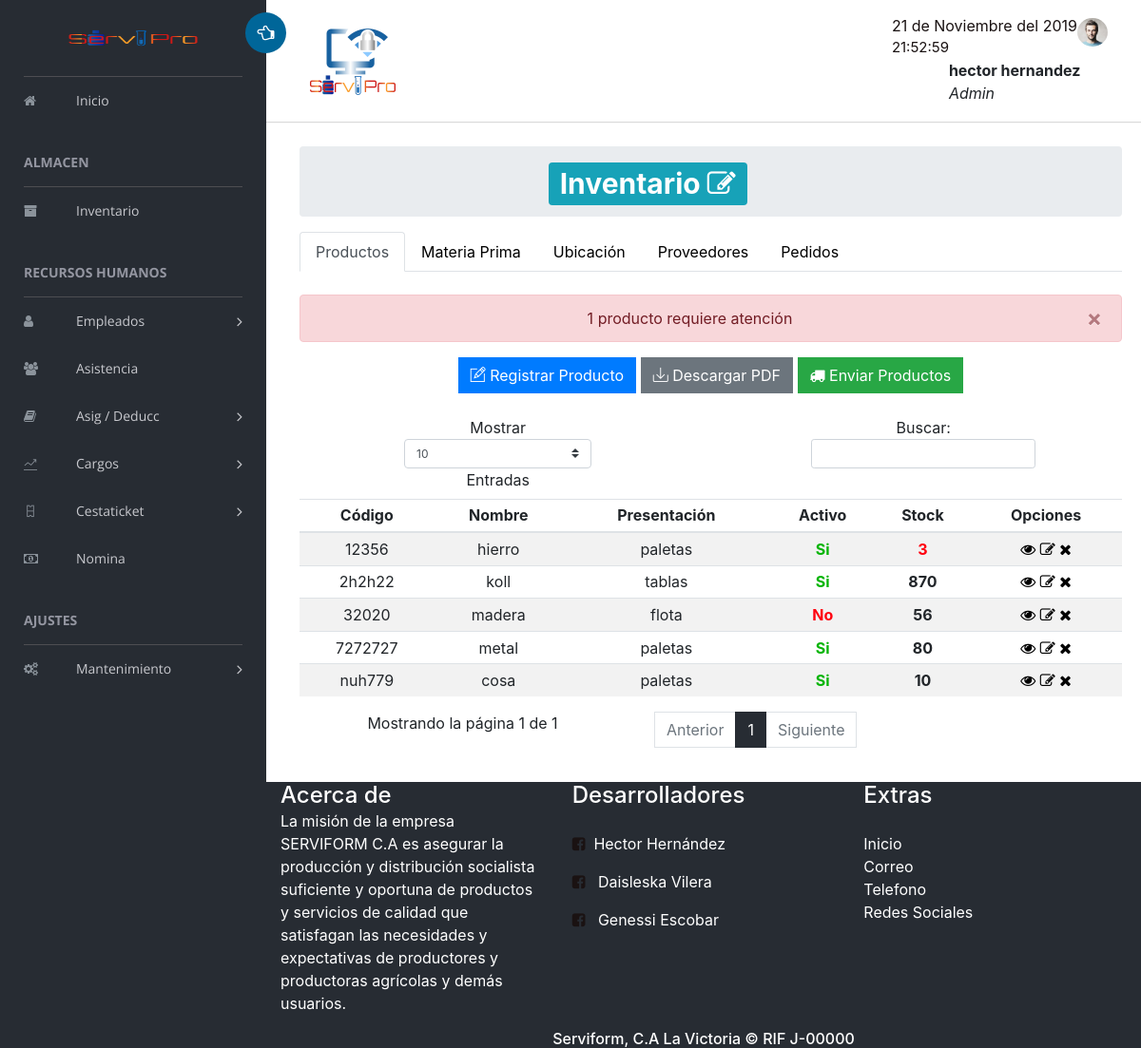
Before: /Vistas/menu/ControladorMenu.php?operacion=inventario (signed in) with the older database file.
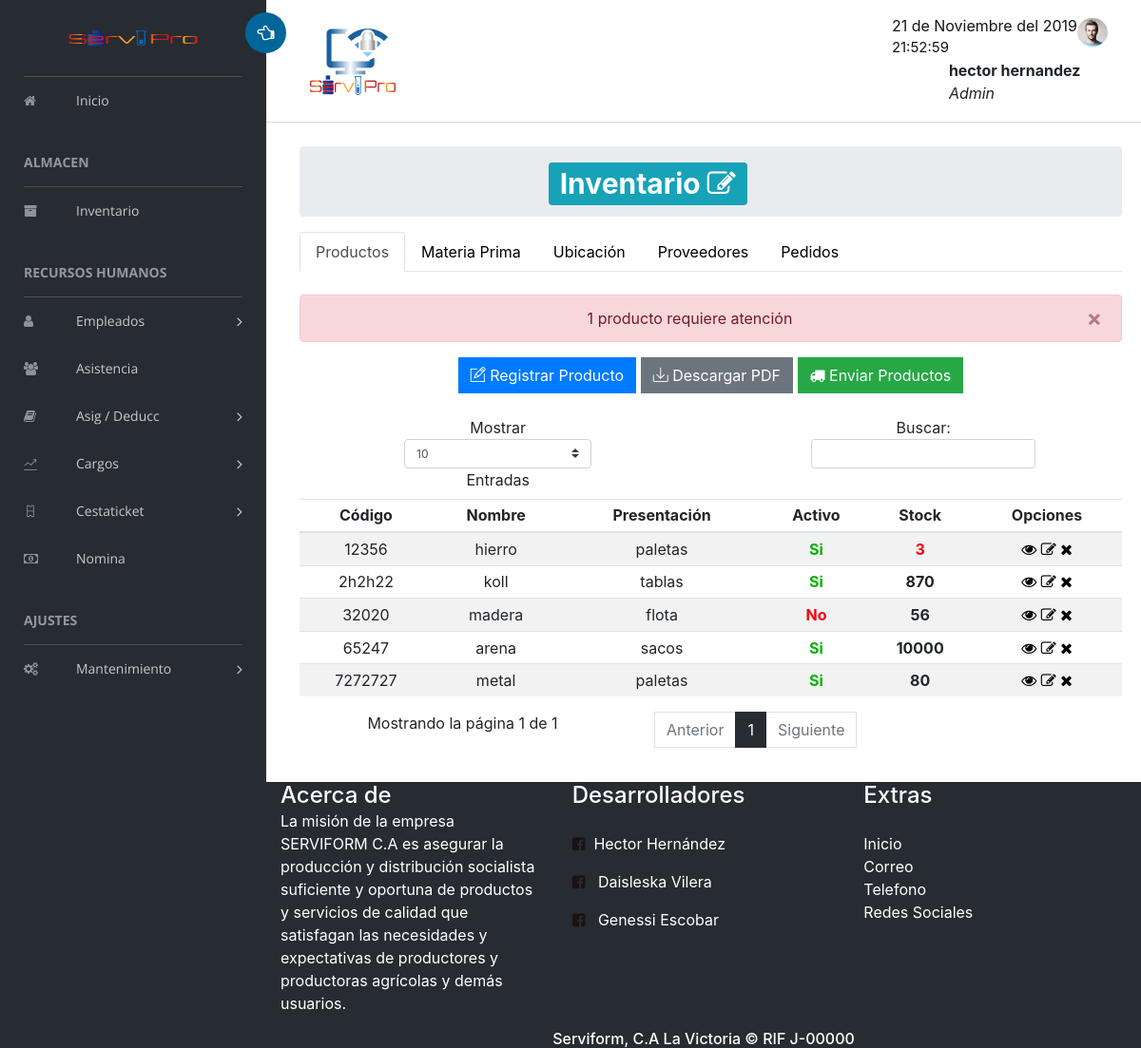
After: the same page with the newer database file.
### tables this page shows
CREATE TABLE `productos` (
  `id` int(11) NOT NULL,
  `codigo` varchar(120) NOT NULL,
  `nombre` varchar(90) NOT NULL,
  `presentacion` varchar(90) NOT NULL,
  `unidad` enum('Kgs','Lts') NOT NULL,
  `stock` int(11) NOT NULL,
  `stock_minimo` int(11) NOT NULL,
  `stock_maximo` int(11) NOT NULL,
  `borrado` enum('N','S') NOT NULL DEFAULT 'N',
  `activo` enum('S','N') NOT NULL DEFAULT 'S',
  `valor_unitario` int(11) DEFAULT NULL,
  `id_ubicacion` int(11) DEFAULT NULL
);

### Vistas/inventario/inventario.php (the view, shortened to what this page needs)
<?php
          extract($_REQUEST);
?>
<?php
include_once "../includes/menu.php";
?>
  <div class="contenido" style="padding-left: 15px">
    <div class="content-2">
    <section  class="content-header">
      <ol class="breadcrumb">
         <h1 align="center">  <span style="margin-left: 6.5cm;" class="badge badge-info">Inventario <i class="menu-icon fa fa-edit"></i> </span></h1>
      </ol>
   </section >
         <ul class="nav nav-tabs" >
          <li class="nav-item">
            <a class="nav-link active" href="inventario.php">Productos
            </a>
          </li>
          <?php
              echo '
                <li class="nav-item">
                  <a class="nav-link" href="../inventario/materiaprima.php">Materia Prima</a>
                </li>
                  <li class="nav-item">
                  <a class="nav-link " href="../inventario/ubicacion_inventario.php">Ubicación</a>
                </li><div></div>
                <li class="nav-item">
                  <a class="nav-link" href="../inventario/proveedores.php">Proveedores</a>
                </li>
                <li class="nav-item ">
                  <a class="nav-link" href="../inventario/pedidos-internos.php">Pedidos </a>
                </li>
              ';
          ?>
        </ul><br>
        <?php
          include('../../Modelos/conexion.php');
          $resultado= mysqli_query($conectar,"SELECT productos.stock FROM productos WHERE productos.stock <productos.stock_minimo AND borrado='N' AND activo='S'");
          $i=0;
          while ($consulta = mysqli_fetch_array($resultado)) {
            $i++;
            break;
          }
              echo '
                <div class="alert alert-danger alert-dismissible fade show" role="alert">
                  '.$i.' producto requiere atención
                  <button type="button" class="close" data-dismiss="alert" aria-label="Close">
                  <span aria-hidden="true">&times;</span>
                </button>
                </div>
            ';
        ?>
        <?php
              echo '
                <center>
                    <a href="../inventario/registro-inventario.php" class="btn btn-primary"><i class="ti-pencil-alt"></i> Registrar Producto</a>
                    <a href="../../reportes/reporte_inventario.php" class="btn btn-secondary" title="Descargar PDF"><i class="ti ti-import"></i> Descargar PDF</a>
                    <a href="../inventario/producto_enviar.php" class="btn btn-success"><i class="fa fa-truck"></i> Enviar Productos</a>
              </center><br>
              ';
        ?>
        <div class="table-responsive">
            <table class="table table-striped table-sm " id="table">
                <thead>
                  <tr>
                    <th>Código</th>
                    <th>Nombre</th>
                    <th>Presentación</th>
                    <th>Activo</th>
                    <th>Stock</th>
                    <?php
                        echo '
                          <th>Opciones</th>
                        ' ;
                    ?>
                  </tr>
                </thead>
                  <tbody>
                   <?php
                  include('../../Modelos/conexion.php');
                    $sql="SELECT * FROM productos  WHERE borrado='N'";
                    $resultado=mysqli_query($conectar,$sql);
                    while($consulta=mysqli_fetch_array($resultado)) {
                      echo "
                      <tr>
                        <td>".$consulta['codigo']."</td>
                        <td>".$consulta['nombre']."</td>
                        <td>".$consulta['presentacion']."</td>"
                        ;
                         if ($consulta['activo']=='S') {
                            $activo='<strong>Si</strong>';
                            $alert2="class='estado-re'";
                        }
                        if ($consulta['activo']=='N') {
                            $activo='<strong>No</strong>';
                            $alert2="class='estado-r'";
                        }
                        if ($consulta["stock"]<$consulta['stock_minimo'] AND $consulta['activo']=='S'){
                          $alert="class='estado-r'";
                        }else{
                          $alert="";
                        }
                      echo "
                        <td ".$alert2.">".$activo."</td>
                        <td><strong ".$alert." >".$consulta['stock']."</strong></td>
                        ";
                            echo "  <td>
                            <a href='javascript:ver(".$consulta['id'].")' class='ver'  title='Ver'><span class='fa fa-eye'></span></a>
                           <a href='editar_inventario.php?art=".$consulta['id']."' class='editar'  title='Editar'><span class='fa fa-edit'></span></a>
                            " ;
                            if ($consulta['stock']==0 or $_SESSION['tipo_usuario']=='Admin') {
                              echo "<a href='javascript: eliminar(".$consulta['id'].")' class='x' title='Eliminar'><span class='fa fa-times'></span></a>";
                            }
                               echo "
                                  </td>
                              </tr> ";
                        }
                  ?>
                </tbody>
            </table>
        </div>
        </div>
      </div>
         <?php include_once "../includes/footer.php"; ?>

### Vistas/includes/menu.php (shortened to what this page needs)
<!doctype html>
<html class="no-js" lang="es" dir="ltr">
<head>
    <link rel="stylesheet" href="../../vendors/css/estilos.css">
    <link rel="stylesheet" href="../../vendors/bootstrap/gsdk-bootstrap-wizard.css" rel="stylesheet" />
    <link rel="stylesheet" href="../../vendors/bootstrap/dist/css/bootstrap.min.css">
    <link rel="stylesheet" href="../../vendors/bootstrap/css/bootstrap.min.css">
    <link rel="stylesheet" href="../../vendors/font-awesome/css/font-awesome.min.css">
    <link rel="stylesheet" href="../../vendors/themify-icons/css/themify-icons.css">
    <link rel="stylesheet" href="../../vendors/flag-icon-css/css/flag-icon.min.css">
    <link rel="stylesheet" href="../../vendors/selectFX/css/cs-skin-elastic.css">
    <link rel="stylesheet" href="../../vendors/jqvmap/dist/jqvmap.min.css">
    <link rel="stylesheet" href="../../vendors/chosen/chosen.min.css">
    <link rel="stylesheet" href="../../assets/css/style.css">
  <link rel="stylesheet" href="../../vendors/plugins/datepicker/bootstrap-datepicker.css">
   <link rel="stylesheet" href="../../vendors/plugins/daterangepicker/daterangepicker.css">
   <link rel="stylesheet" href="../../vendors/css/iziToast.min.css">
    <link rel="stylesheet" href="../../vendors/plugins/sweetalert2.min.css">
    <link rel="stylesheet" href="../../vendors/animate.css/animate.css">
</head>
<body>
    <aside id="left-panel" class="left-panel">
        <nav class="navbar navbar-expand-sm navbar-default">
            <div class="navbar-header">
                <a class="navbar-brand" href="#"><img src="../../images/ser.png" width="150" height="80" alt="Logo"></a>
            </div>
            <div id="main-menu" class="main-menu collapse navbar-collapse">
                <ul class="nav navbar-nav">
                    <li>
                        <a href="../home/home.php"> <i class="menu-icon fa fa-home"></i>Inicio </a>
                    </li>
                <?php if ($_SESSION['tipo_usuario']=='Usuario 1' or $_SESSION['tipo_usuario']=='Admin' ){  ?>
                    <h3 class="menu-title">ALMACEN</h3>
                    <li class="">
                        <a href="../menu/ControladorMenu.php?operacion=inventario" > <i class="menu-icon fa fa-archive"></i>Inventario</a>
                    </li>
                  <?php } ?>
                   <?php if ($_SESSION['tipo_usuario']=='Usuario 2' or $_SESSION['tipo_usuario']=='Admin'){  ?>
                    <h3 class="menu-title">RECURSOS HUMANOS</h3>
                    <li class="menu-item-has-children dropdown">
                        <a href="#" class="dropdown-toggle" data-toggle="dropdown" aria-haspopup="true" aria-expanded="false"> <i class="menu-icon fa fa-user"></i>Empleados</a>
                    </li>
                    <li>
                        <a href="../asistencias/ControlA.php?operacion=index"> <i class="menu-icon fa fa-users"></i>Asistencia</a>
                    </li>
                    <li class="menu-item-has-children dropdown">
                        <a href="#" class="dropdown-toggle" data-toggle="dropdown" aria-haspopup="true" aria-expanded="false"> <i class="menu-icon fa fa-book"></i>Asig / Deducc</a>
                    </li>
                    <li class="menu-item-has-children dropdown">
                        <a href="#" class="dropdown-toggle" data-toggle="dropdown" aria-haspopup="true" aria-expanded="false"> <i class="menu-icon ti ti-stats-up"></i>Cargos</a>
                    </li>
                    <li class="menu-item-has-children dropdown">
                        <a href="#" class="dropdown-toggle" data-toggle="dropdown" aria-haspopup="true" aria-expanded="false"> <i class="menu-icon ti ti-ticket"></i>Cestaticket</a>
                    </li>
                     <li class="">
                        <a href="../../Controladores/ControladorPreNomina.php?operacion=prenomina"> <i class="menu-icon fa fa-money"></i>Nomina</a>
                    </li>
                <?php } ?>
              <?php if ($_SESSION['tipo_usuario']=='Admin'){  ?>
                    <h3 class="menu-title">Ajustes</h3>
                    <li class="menu-item-has-children dropdown">
                        <a href="#" class="dropdown-toggle" data-toggle="dropdown" aria-haspopup="true" aria-expanded="false"> <i class="menu-icon fa fa-cogs"></i>Mantenimiento</a>
                    </li>
                <?php } ?>
                </ul>
            </div>
        </nav>
    </aside>
    <div id="right-panel" class="right-panel">
        <header id="header" class="header  col-md-12"><div class="header-menu "><div class="col-md-7">
                    <a id="menuToggle" class="menutoggle pull-left"><i class="fa fa-hand-o-left"></i></a>
                    <div class="header-left">
                        <img src="../../images/servi.png" width="100">
                                           </div>
                    </div>
                </div>
                <div class="col-md-5">
                    <div class="user-area dropdown float-right">
                        <a href="#" class="dropdown-toggle" data-toggle="dropdown" aria-haspopup="true" aria-expanded="false">
                            <img class="user-avatar rounded-circle" src="../../images/admin.jpg" alt="User Avatar">
<div id="reloj" style="font-size:15px;" ></div>
                        </a>
                      <strong style="padding-left: 60px;" class="active"><?php echo $_SESSION['user'];?></strong><br>
                      <cite style="padding-left: 60px;"><?php echo $_SESSION['tipo_usuario']; ?></cite>
                </div>
            </div>
        </header>

### Vistas/menu/ControladorMenu.php (shortened to what this page needs)
<?php
 include_once "../includes/menu.php"; ?>
<?php
		switch($_REQUEST['operacion']){
		case'inventario':include"../inventario/inventario.php";break;
		}
?>
<?php include_once "../includes/footer.php"; ?>

### Vistas/includes/footer.php (shortened to what this page needs)
 <footer id="footer-main" style="background: #272c33; color: #fff;">
            <div class="container">
                <div class="row">
                    <div class=" col-sm-4">
                        <h4 class="all-tittles">Acerca de</h4>
                        <p class="foo" style="">
                           La misión de la empresa SERVIFORM C.A es asegurar la producción y distribución socialista suficiente y oportuna de productos y servicios de calidad que satisfagan las necesidades y expectativas de productores y productoras agrícolas y demás usuarios. </p>
                    </div>
                    <div class="col-sm-4">
                        <h4 class="all-tittles">Desarrolladores</h4>
                        <br>
                        <ul class="list-unstyled">
                            <li><a href="https://www.facebook.com/hectorher149"><i  class="fa fa-facebook-square"></i>&nbsp;</a> Hector Hernández</li>
                        </ul>
                        <ul class="list-unstyled">
                            <li><a href="#"><i  class="fa fa-facebook-square"></i> &nbsp;</a> Daisleska Vilera</li>
                        </ul>
                         <ul class="list-unstyled">
                            <li><a href="#"><i  class="fa fa-facebook-square"></i> &nbsp;</a> Genessi Escobar</li>
                        </ul>
                    </div>
                     <div class=" col-sm-4">
                        <h4 class="all-tittles">Extras</h4>
                        <br>
                        <ul class="list-unstyled">
                            <li><a class="extras" href="../home/home.php">Inicio</a></li>
                            <li><a class="extras" href="serviform@gmail.com=">Correo</a></li>
                            <li><a class="extras" href="0244-3362419">Telefono</a></li>
                            <li><a class="extras" href="www.facebook.com/serviform">Redes Sociales</a></li>
                        </ul>
                    </div>
                    <div class=" col-sm-12">
                        <h6 style="text-align: center; color: #fff;">Serviform, C.A La Victoria &copy RIF J-00000</h6>
                    </div>
                </div>
            </div>
        </footer>
</body>
</html>

Changed rows visible on the page:
no longer on this page (row edited): productos: codigo "nuh779", nombre "cosa", presentacion "paletas", activo "Si", stock "10"
added productos: codigo "65247", nombre "arena", presentacion "sacos", activo "Si", stock "10000"
